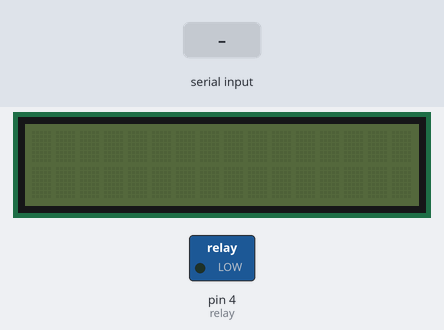
This sketch was run on a simulated Arduino Uno, built with avr-gcc and run on an emulated ATmega328P. Shown: 16×2 character LCD, switched loads named in the sketch (green lamp = pin HIGH). The inputs (shaded band) are chosen by the test bench. What the sketch prints to the serial monitor is not drawn.

Above: at 1.2 s.
1.3 s: "0" received over Serial
At 3.5 s:
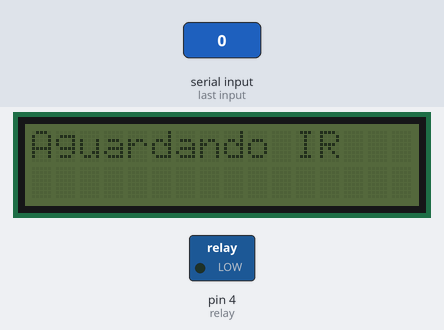
3.8 s: "1" received over Serial
At 5.3 s:
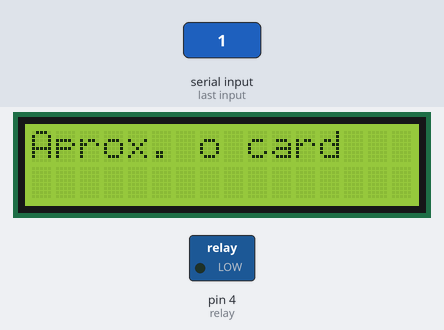
9.3 s: "2" received over Serial
At 12.6 s:
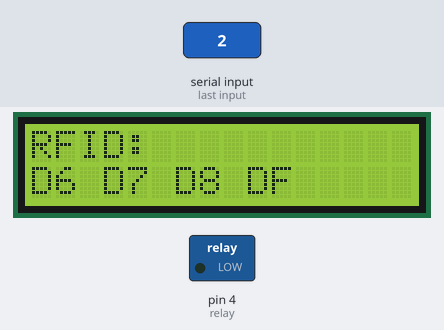
15.3 s: "5" received over Serial
At 17.0 s:
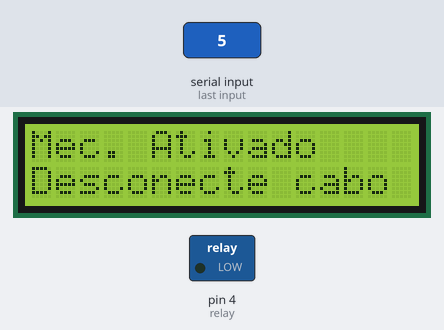
20.8 s: "3" received over Serial
At 25.4 s:
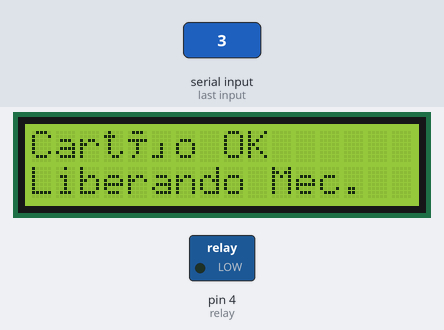
Timing chart, 0 to 26.9 s (numbered marks = the images above; inputs shaded):
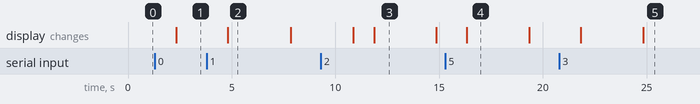

The sketch:

RFID_V0.3.ino
```cpp
#include <LiquidCrystal_I2C.h>
#include <Wire.h>

#define relay 4
#define cable_pin 8
#define prox_sensor 9

LiquidCrystal_I2C lcd(0x27,16,2);

const int yell_led = 5, red_led = 6, green_led = 7;
boolean SNFC, IDREQ, CABLE_CONNECTED, CABLE_ERROR, NFC_OK, NFC_NOK, WAIT_IR = false;
boolean newData = false;
String state_check, rasp_resp;

void setup() {

    pinMode(relay, OUTPUT);
    pinMode(prox_sensor, OUTPUT);
    pinMode(cable_pin, INPUT);
    digitalWrite(relay, LOW);
    Serial.begin(9600);
    while(!Serial){}

    lcd.init();
    fsm_rst();
}

void loop() {

  //Serial.println("Estou no LOOP!");
  if(Serial.available()) {
     while(Serial.available() > 0 && newData == false) {
       state_check = Serial.readString();
       fsm();
       newData = true;
     }
  }
  fsm_out();

}

////////////////* MÁQUINA DE ESTADOS *///////////////////////

void fsm_rst() {

  Serial.println("Executando RST");
  state_check == "0";
  WAIT_IR = true;
  SNFC = false;
  IDREQ = false;
  NFC_OK = false;
  NFC_NOK = false;
  CABLE_CONNECTED = false;
  CABLE_ERROR = false;
  fsm_out();

}

void fsm() {

  //Serial.println("Atualizando a FSM");
  Serial.println(state_check);
  if(state_check == "1") // SNFC SISTEMA DO RFCARD ATIVADO
  {
    WAIT_IR = false;
    SNFC = true;
    IDREQ = false;
    NFC_OK = false;
    NFC_NOK = true;
    CABLE_CONNECTED = false;
    CABLE_ERROR = false;
  }
    else {
      if(state_check == "2")  // IDREQ ENVIO DO ID E CHECK DA WHITE_LIST
      {
        WAIT_IR = false;
        SNFC = false;
        IDREQ = true;
        NFC_OK = false;
        NFC_NOK = false;
        CABLE_CONNECTED = false;
        CABLE_ERROR = false;
      }
        else {
          if(state_check == "3") //  NFC-OK CARTÃO LIBERADO
          {
            WAIT_IR = false;
            SNFC = false;
            IDREQ = true;
            NFC_OK = true;
            NFC_NOK = false;
            CABLE_CONNECTED = false;
            CABLE_ERROR = false;
          }
            else {
              if(state_check == "4") // NFC-NOK CARTÃO NÃO LIBERADO
              {
                WAIT_IR = false;
                SNFC = false;
                IDREQ = true;
                NFC_OK = false;
                NFC_NOK = true;
                CABLE_CONNECTED = false;
                CABLE_ERROR = false;
              }
                else {
                  if(state_check == "5") // CABLE_CONNECTED CABO CONECTADO
                  {
                    WAIT_IR = false;
                    SNFC = false;
                    IDREQ = false;
                    NFC_OK = false;
                    NFC_NOK = false;
                    CABLE_CONNECTED = true;
                    CABLE_ERROR = false;
                  }
                    else {
                      if(state_check == "0")
                      {
                        WAIT_IR = true;
                        SNFC = false;
                        IDREQ = false;
                        NFC_OK = false;
                        NFC_NOK = false;
                        CABLE_CONNECTED = false;
                        CABLE_ERROR = false;
                      }
                    }
                }
              }
          }
    }
}

void fsm_out() {

  //Serial.println("Executando Saídas");
  if(newData == true){
    newData = false;
      if (WAIT_IR == true) {
      Serial.println("WAIT_IR");
      lcd.setBacklight(HIGH);
      lcd.clear();
      lcd.setCursor(0,0);
      lcd.print("Aguardando IR");
      lcd.setBacklight(LOW);
      }

      if (SNFC == true) {
      Serial.println("SNFC");
      lcd.setBacklight(HIGH);
      lcd.clear();
      lcd.setCursor(0,0);
      lcd.print("Aprox. o card");
      delay(3000);
      lcd.setBacklight(LOW);
      }

      if(IDREQ == true) {
      Serial.println("IDREQ");
      lcd.setBacklight(HIGH);
      lcd.clear();
      lcd.setCursor(0,0);
      lcd.print("RFID:");
      lcd.setCursor(0,1);
      lcd.print("D6 D7 D8 DF");
      delay(3000);
      lcd.setBacklight(LOW);
      //** X **//
      }

      if(NFC_OK == true) {
      Serial.println("NFC_OK");
      lcd.setBacklight(HIGH);
      lcd.clear();
      lcd.setCursor(0,0);
      lcd.print("Cartão OK");
      lcd.setCursor(0,1);
      lcd.print("Liberando Mec.");
      delay(3000);
      lcd.setBacklight(LOW);
      }

      if(NFC_NOK == true) {
      Serial.println("NFC_NOK");
      lcd.setBacklight(HIGH);
      lcd.clear();
      lcd.setCursor(0,0);
      lcd.print("Cartão nOK");
      lcd.setCursor(0,1);
      lcd.print("Reiniciando Mec.");
      delay(3000);
      lcd.setBacklight(LOW);
      fsm_rst();
      }

      if(CABLE_CONNECTED == true) {
      Serial.println("CABLE_CONNECTED");
      lcd.setBacklight(HIGH);
      lcd.clear();
      lcd.setCursor(0,0);
      lcd.print("Mec. Ativado");
      lcd.setCursor(0,1);
      lcd.print("Desconecte cabo");
      delay(3000);
      lcd.setBacklight(LOW);
      delay(500);
      }
  }
}
```

Measured:
- after the input at 1.3 s, the display: changes after 1.0 s (image 1)
- after the input at 3.8 s, the display: changes after 1.0 s (image 2)
- after the input at 9.3 s, the display: first differs from a run without the input after 2.6 s (image 3)
- after the input at 15.3 s, the display: changes after 1.0 s (image 4)
- after the input at 20.8 s, the display: first changes after 1.0 s (image 5 shows a later state)
- what the display in image 2 shows lasts 3.0 s, from 4.8 s to 7.8 s
